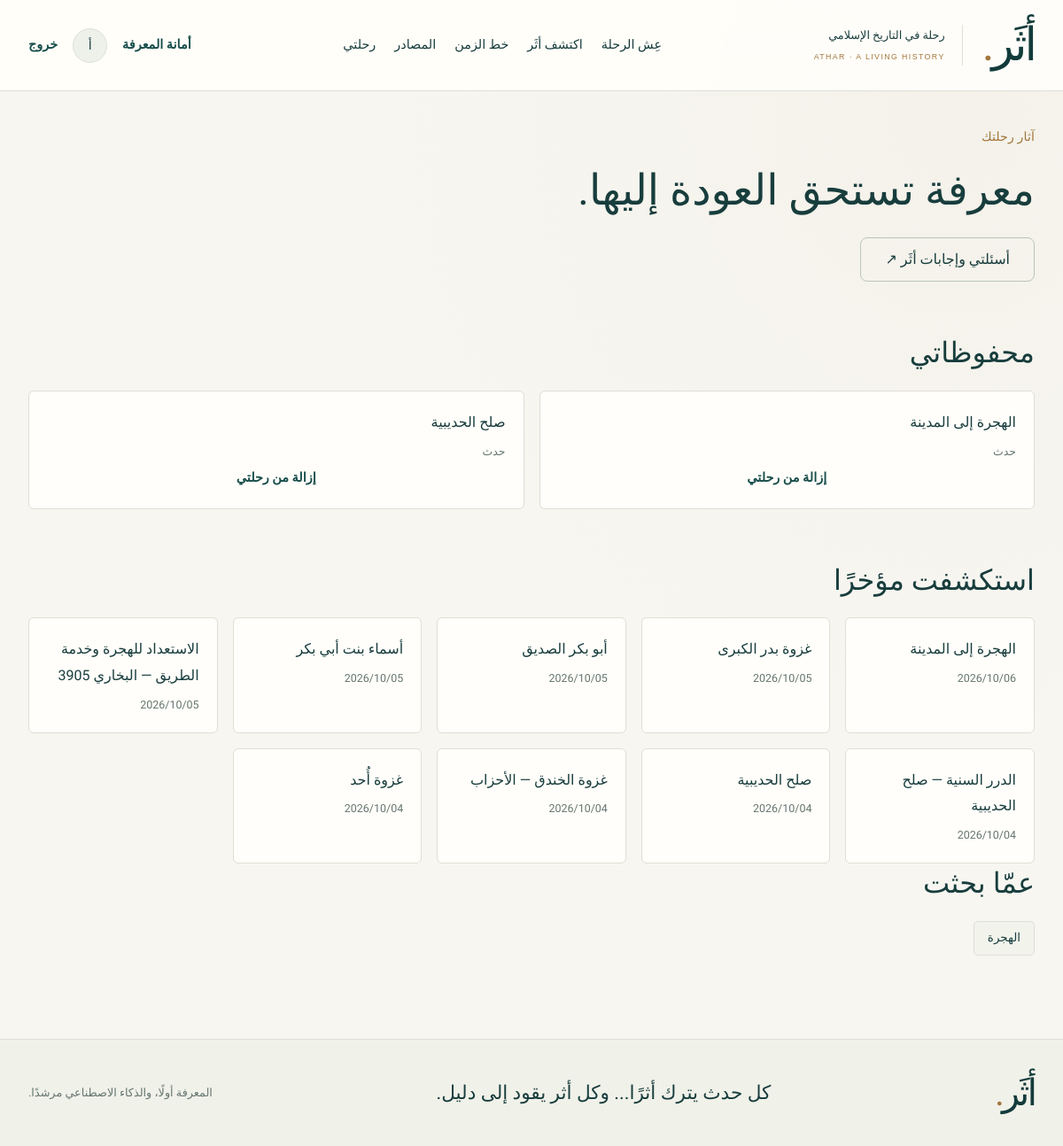
Page /library/ (signed in) on the committed database.
### apps/accounts/models.py (models this page shows)
class User(AbstractUser):
    class Role(models.TextChoices):
        ADMIN = 'ADMIN', 'أمين المعرفة'
        USER = 'USER', 'مستكشف'
    role = models.CharField(max_length=5, choices=Role.choices, default=Role.USER)
    @property
    def is_admin(self):
        return self.is_active and (self.role == self.Role.ADMIN or self.is_superuser)

class Bookmark(models.Model):
    user = models.ForeignKey(User, on_delete=models.CASCADE)
    entity = models.ForeignKey('history.Entity', on_delete=models.CASCADE)
    created_at = models.DateTimeField(auto_now_add=True)
    class Meta:
        constraints = [models.UniqueConstraint(fields=['user', 'entity'], name='unique_bookmark')]
        ordering = ['-created_at']

class ExplorationHistory(models.Model):
    user = models.ForeignKey(User, on_delete=models.CASCADE)
    entity = models.ForeignKey('history.Entity', on_delete=models.CASCADE)
    viewed_at = models.DateTimeField(auto_now=True)
    class Meta:
        constraints = [models.UniqueConstraint(fields=['user', 'entity'], name='unique_visit')]
        ordering = ['-viewed_at']

class SearchHistory(models.Model):
    user = models.ForeignKey(User, on_delete=models.CASCADE)
    query = models.CharField(max_length=200)
    created_at = models.DateTimeField(auto_now_add=True)
    class Meta:
        ordering = ['-created_at']

### apps/history/models.py (models this page shows, shortened)
class Entity(models.Model):
    class Kind(models.TextChoices):
        EVENT = 'event', 'حدث'
        PERSON = 'person', 'شخصية'
        PLACE = 'place', 'مكان'
        SOURCE = 'source', 'مصدر'
        ERA = 'era', 'حقبة'
    title = models.CharField('العنوان', max_length=240, db_index=True)
    slug = models.SlugField('الرابط المختصر', max_length=240, unique=True, allow_unicode=True)
    kind = models.CharField(max_length=10, choices=Kind.choices, editable=False)
    description = models.TextField('بين يديك المشهد', blank=True)
    status = models.CharField('حالة النشر', max_length=12, choices=Status.choices, default=Status.DRAFT, db_index=True)
    is_demo = models.BooleanField('محتوى تجريبي يحتاج مراجعة', default=False)
    ai_suggested = models.BooleanField('اقتراح ذكاء اصطناعي', default=False)
    reviewed_by = models.ForeignKey(settings.AUTH_USER_MODEL, null=True, blank=True, on_delete=models.SET_NULL, related_name='reviewed_entities', editable=False)
    created_by = models.ForeignKey(settings.AUTH_USER_MODEL, null=True, blank=True, on_delete=models.SET_NULL, related_name='created_entities', editable=False)
    created_at = models.DateTimeField(auto_now_add=True)
    updated_at = models.DateTimeField(auto_now=True)
    deleted_at = models.DateTimeField(null=True, blank=True, editable=False)
    objects = EntityQuerySet.as_manager()
    class Meta:
        ordering = ['title']
    def get_absolute_url(self):
        return f'/explore/{self.pk}/'

### apps/history/views.py (the view)
@login_required
def library(request):
    return render(request, 'history/library.html', {
        'bookmarks': Bookmark.objects.filter(user=request.user, entity__in=Entity.objects.visible()).select_related('entity'),
        'recent': ExplorationHistory.objects.filter(user=request.user, entity__in=Entity.objects.visible()).select_related('entity')[:30],
        'searches': SearchHistory.objects.filter(user=request.user)[:12],
    })

### apps/history/context.py (called while the page is built)
def site_context(request):
    from apps.dashboard.models import SystemSetting
    return {'demo_mode': settings.DEMO_MODE, 'site_settings': dict(SystemSetting.objects.values_list('key', 'value'))}

### apps/history/models.py (called while the page is built)
    def visible(self):
        query = self.filter(status__in=[Status.APPROVED, Status.PUBLISHED], deleted_at__isnull=True)
        return query if settings.DEMO_MODE else query.filter(is_demo=False)

### templates/history/library.html
{% extends 'base.html' %}{% block title %}رحلتي | أثَر{% endblock %}{% block content %}<div class="container page"><p class="eyebrow">آثار رحلتك</p><h1>معرفة تستحق العودة إليها.</h1><a class="button secondary" href="{% url 'answer-history' %}">أسئلتي وإجابات أثَر ↗</a><section class="section"><h2>محفوظاتي</h2><div class="entity-grid">{% for item in bookmarks %}<article class="mini-card"><a href="{{ item.entity.get_absolute_url }}">{{ item.entity.title }}</a><small>{{ item.entity.get_kind_display }}</small><button class="text-link" data-bookmark="{{ item.entity_id }}" aria-pressed="true">إزالة من رحلتي</button></article>{% empty %}<p class="empty">لم تحفظ شيئًا بعد. اختر «احفظ في رحلتي» أثناء الاستكشاف.</p>{% endfor %}</div></section><section class="section"><h2>استكشفت مؤخرًا</h2><div class="entity-grid">{% for item in recent %}<a class="mini-card" href="{{ item.entity.get_absolute_url }}">{{ item.entity.title }}<small>{{ item.viewed_at|date:'Y/m/d' }}</small></a>{% empty %}<p class="muted">رحلتك الأولى تنتظرك.</p>{% endfor %}</div></section><h2>عمّا بحثت</h2><div class="tags">{% for item in searches %}<a class="tag" href="{% url 'search' %}?q={{ item.query|urlencode }}">{{ item.query }}</a>{% empty %}<p class="muted">لا توجد عمليات بحث محفوظة.</p>{% endfor %}</div></div>{% endblock %}

### templates/base.html (shortened to what this page needs)
{% load static %}<!doctype html>
<html lang="ar" dir="rtl">
<head>
  <link rel="stylesheet" href="{% static 'css/athar.css' %}?v=20261001-2"><script defer src="{% static 'js/athar.js' %}?v=20261004-5"></script>
  <link rel="stylesheet" href="{% static 'css/experience.css' %}?v=20261003-4">
  <link rel="stylesheet" href="{% static 'css/story.css' %}?v=20261004-6">
</head>
<body>
<header class="site-header">
  <a class="brand" href="{% url 'landing' %}" aria-label="أثَر، الرئيسية"><span class="wordmark">أثَر<span class="brand-dot">.</span></span><span class="brand-caption">رحلة في التاريخ الإسلامي<br><small lang="en">ATHAR · A LIVING HISTORY</small></span></a>
  <nav class="main-nav" aria-label="التنقل الرئيسي"><a href="{% url 'journey' %}" >عِش الرحلة</a><a href="{% url 'discover' %}" >اكتشف أثَر</a><a href="{% url 'timeline' %}" >خط الزمن</a><a href="{% url 'search' %}?kind=source">المصادر</a><a href="{% url 'library' %}">رحلتي</a></nav>
  <div class="account-nav">{% if user.is_authenticated %}{% if user.is_admin %}<a class="text-link" href="{% url 'dashboard' %}">أمانة المعرفة</a>{% endif %}<a class="avatar" href="{% url 'profile' %}" aria-label="ملفي الشخصي">{{ user.first_name|default:user.username|slice:':1' }}</a><form method="post" action="{% url 'logout' %}">{% csrf_token %}<button class="text-link" type="submit">خروج</button></form>{% else %}<a class="text-link" href="{% url 'login' %}">تسجيل الدخول</a><a class="button small" href="{% url 'journey' %}">ابدأ الرحلة</a>{% endif %}</div>
</header>
<main id="main">{% block content %}{% endblock %}</main>
<footer class="site-footer"><a class="wordmark" href="/">أثَر<span class="brand-dot">.</span></a><p>كل حدث يترك أثرًا... وكل أثر يقود إلى دليل.</p><span>المعرفة أولًا، والذكاء الاصطناعي مرشدًا.</span></footer>
</body></html>

### static/css/athar.css (style rules this page uses)
:root { --ink:#183d3d;--teal:#184e4b;--teal-dark:#123b3b;--gold:#a2763d;--paper:#fffefa;--bg:#f7f6f1;--line:#dedfd5;--muted:#657570;--soft:#edf1ea;--purple:#665080;--serif:'Amiri','Arabic Typesetting',Georgia,serif;--sans:'IBM Plex Sans Arabic','Segoe UI',Tahoma,sans-serif }
* { box-sizing:border-box }
html { scroll-behavior:smooth;scroll-padding-top:100px }
body { margin:0;color:var(--ink);background:var(--bg);font-family:var(--sans);font-size:16px;line-height:1.85 }
a { color:inherit;text-decoration:none }
button,input,textarea,select { font:inherit }
button,a,input,select,textarea { -webkit-tap-highlight-color:transparent }
button { cursor:pointer }
button { color:inherit }
a,button,input,textarea,select { outline-offset:5px }
h1,h2,h3,p { margin-top:0 }
h1,h2,h3 { line-height:1.4 }
h1 { font-family:var(--serif);font-size:clamp(2.3rem,4vw,3.9rem);font-weight:400;margin-bottom:20px }
h2 { font-family:var(--serif);font-size:2rem;font-weight:400;margin-bottom:20px }
p { margin-bottom:20px }
small,.small-text { font-size:.85rem }
.container { max-width:1240px;margin-inline:auto;padding-inline:32px }
.page { padding-top:38px;padding-bottom:80px;min-height:65vh }
.section { margin-top:58px }
.eyebrow { font-size:.88rem;font-weight:500;color:var(--gold);margin-bottom:14px;letter-spacing:.01em }
.site-header { display:flex;align-items:center;justify-content:space-between;gap:24px;padding:16px max(32px,calc((100vw - 1176px)/2));border-bottom:1px solid var(--line);background:rgba(255,254,250,.97);min-height:100px }
.brand { display:flex;align-items:center;gap:22px;flex-shrink:0 }
.wordmark { font-family:var(--serif);font-size:3.25rem;line-height:1;letter-spacing:-3px;color:var(--teal-dark) }
.brand-dot { color:var(--gold) }
.brand-caption { font-size:.8rem;line-height:1.8;padding-right:19px;border-right:1px solid var(--line) }
.brand-caption small { font-family:Arial,sans-serif;font-size:.55rem;letter-spacing:1.4px;color:var(--gold) }
.main-nav,.account-nav { display:flex;align-items:center;gap:25px }
.main-nav a { font-size:.9rem;white-space:nowrap }
.account-nav { gap:17px;font-size:.88rem }
.account-nav form { margin:0 }
.button { border:1px solid var(--teal);border-radius:6px;display:inline-flex;align-items:center;justify-content:center;gap:10px;background:var(--teal);color:white;padding:12px 27px;font-weight:500;min-height:49px;line-height:1.5;transition:background .18s,transform .18s }
.button.secondary { background:transparent;color:var(--ink);border-color:#bac5b8 }
.text-link { font-size:.9rem;border:0;background:none;padding:0;color:var(--teal);font-weight:600;text-underline-offset:5px }
.avatar { border-radius:50%;width:39px;height:39px;display:grid;place-items:center;background:var(--soft);border:1px solid var(--line) }
.site-footer { border-top:1px solid var(--line);padding:32px max(32px,calc((100vw - 1176px)/2));display:flex;align-items:center;justify-content:space-between;gap:25px;background:#f0f1e9 }
.site-footer .wordmark { font-size:2.6rem }
.site-footer p { font-family:var(--serif);font-size:1.35rem;margin:0 }
.site-footer>span { font-size:.8rem;color:var(--muted) }
.entity-grid { display:grid;grid-template-columns:repeat(auto-fit,minmax(200px,1fr));gap:17px }
.mini-card { padding:20px;border:1px solid var(--line);background:var(--paper);border-radius:6px;display:flex;flex-direction:column;gap:6px;font-weight:500 }
.mini-card small { font-size:.78rem;color:var(--muted);font-weight:400 }
.tags { display:flex;gap:10px;flex-wrap:wrap;margin:14px 0 }
.tag { border:1px solid var(--line);background:#f2f4ec;border-radius:5px;padding:6px 15px;font-size:.84rem }

### static/css/experience.css (style rules this page uses)
:root { --ease-out:cubic-bezier(.16,1,.3,1);--night:#102f32;--warm-gold:#dfc58e }
body { background:radial-gradient(ellipse at 90% 10%,#eee9db55,transparent 42%),var(--bg) }
.site-header { position:relative;z-index:20;background:#fffefaeb;backdrop-filter:blur(16px) }
.wordmark { line-height:1.35 }
.main-nav { gap:21px }
.main-nav a { position:relative }
.main-nav a:before { content:'';position:absolute;bottom:-6px;right:0;width:0;height:1px;background:var(--gold);transition:width .3s var(--ease-out) }
.button { border-radius:8px;transition:background .25s,box-shadow .3s,transform .3s var(--ease-out) }

### rows in the picture
User: first_name "أ"
Bookmark: entity "الهجرة إلى المدينة", entity.kind "حدث"
Bookmark: entity "صلح الحديبية", entity.kind "حدث"
ExplorationHistory: entity "الهجرة إلى المدينة", viewed_at "2026/10/06"
ExplorationHistory: entity "غزوة بدر الكبرى", viewed_at "2026/10/05"
ExplorationHistory: entity "أبو بكر الصديق", viewed_at "2026/10/05"
ExplorationHistory: entity "أسماء بنت أبي بكر", viewed_at "2026/10/05"
ExplorationHistory: entity "الاستعداد للهجرة وخدمة الطريق — البخاري 3905", viewed_at "2026/10/05"
ExplorationHistory: entity "الدرر السنية — صلح الحديبية", viewed_at "2026/10/04"
ExplorationHistory: entity "صلح الحديبية", viewed_at "2026/10/04"
ExplorationHistory: entity "غزوة الخندق — الأحزاب", viewed_at "2026/10/04"
ExplorationHistory: entity "غزوة أُحد", viewed_at "2026/10/04"
SearchHistory: query "الهجرة"
